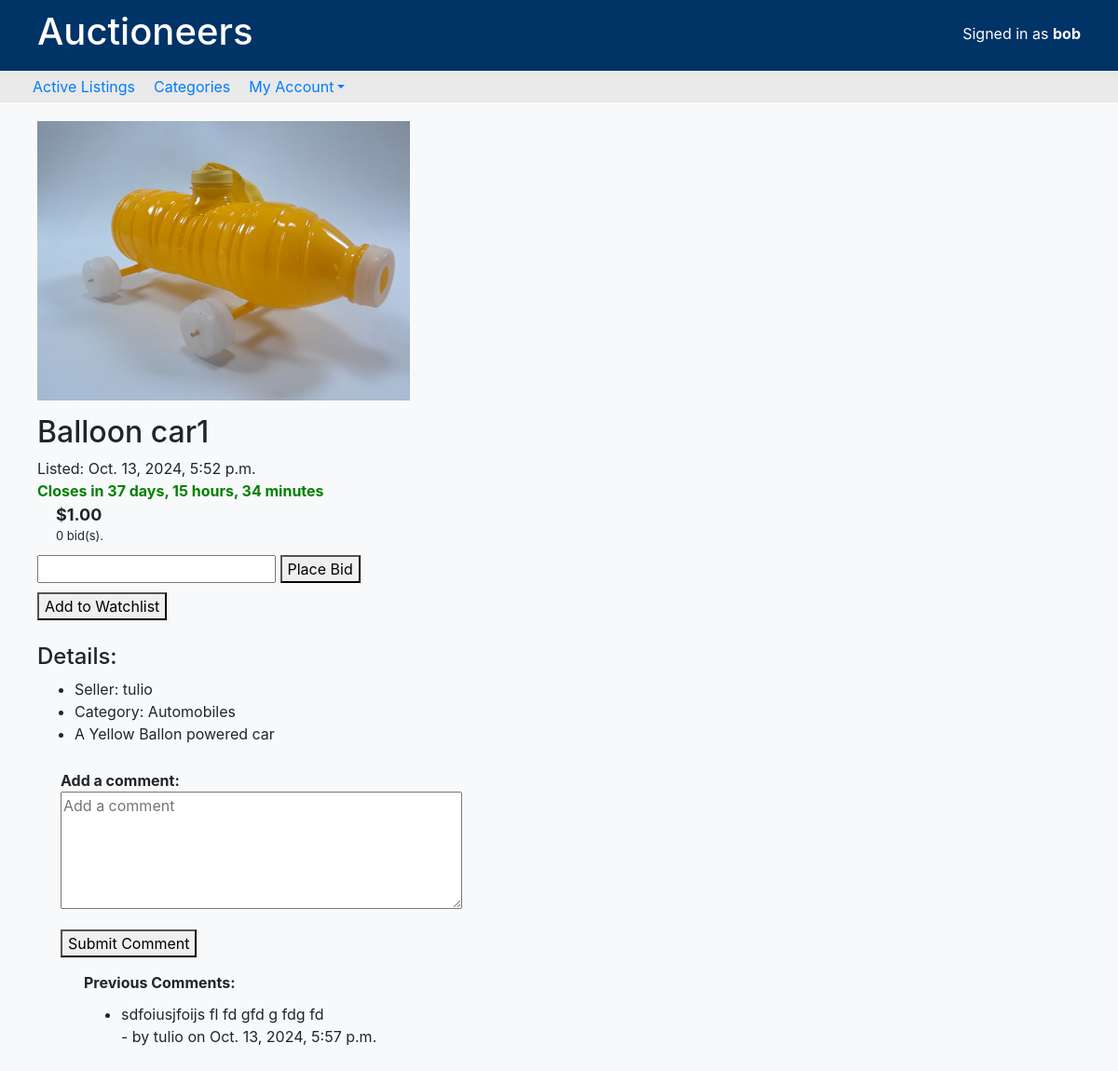
The page /item/26 (signed in) on the database its author committed.
### auctions/models.py (models this page shows, shortened)
class User(AbstractUser):
    watchlist = models.ManyToManyField(
        "Auction_Listing", related_name="watched_by", blank=True
    )
    purchases = models.ManyToManyField(
        "Auction_Listing", related_name="purchased_by", blank=True
    )

class Auction_Listing(models.Model):
    category = models.ForeignKey(
        Category, on_delete=models.PROTECT, related_name="listings"
    )
    title = models.CharField(max_length=25)
    description = models.TextField()
    image = models.FileField(
        upload_to="media/", blank=False, default="media/placeholder.jpg"
    )
    quantity = models.IntegerField()
    price = models.DecimalField(max_digits=10, decimal_places=2)
    current_bid = models.ForeignKey(
        "Bid", on_delete=models.PROTECT, related_name="listings", null=True, blank=True
    )
    seller = models.ForeignKey(User, on_delete=models.CASCADE, related_name="listings")
    timestamp = models.DateTimeField(auto_now_add=True)
    closing_time = models.DateTimeField(blank=False)
    is_open = models.BooleanField(default=True)
    comment = models.ForeignKey(
        "Comment",
        on_delete=models.SET_NULL,
        default=None,
        null=True,
        blank=True,
        related_name="comments",
    )
    def has_ended(self):
        return (
            not self.is_open or timezone.now() - timedelta(hours=4) >= self.closing_time
        )

class Category(models.Model):
    title = models.CharField(max_length=25)
    def __str__(self):
        return self.title

class Comment(models.Model):
    user = models.ForeignKey(User, on_delete=models.CASCADE, related_name="comments")
    timestamp = models.DateTimeField(auto_now_add=True)
    listing = models.ForeignKey(
        Auction_Listing, on_delete=models.CASCADE, related_name="comments"
    )
    content = models.TextField()

### auctions/views.py (the view, shortened to what this page needs)
# urls.py: path("item/<int:listing_id>", views.listing_detail, name="listing_detail"),
def listing_detail(request, listing_id):
    listing = get_object_or_404(Auction_Listing, id=listing_id)
    price = listing.price
    seller = listing.seller
    message = ""
    bids = listing.bids.count()
    comments = listing.comments.all()
    comment_form = CommentForm()
    time_remaining_message, _ = util_functions.get_time_remaining(listing.closing_time)
    if listing.has_ended() and listing.is_open:
        listing.close_auction()
    return render(
        request,
        "auctions/listing_detail.html",
        {
            "listing": listing,
            "price": price,
            "bids": bids,
            "seller": seller,
            "message": message,
            "time_remaining_message": time_remaining_message,
            "comments": comments,
            "comment_form": comment_form,
        },
    )

### auctions/forms.py
class CommentForm(forms.ModelForm):
    class Meta:
        model = Comment
        fields = ["content"]
    def __init__(self, *args, **kwargs):
        super().__init__(*args, **kwargs)
        self.fields["content"].widget.attrs.update(
            {"placeholder": "Add a comment", "rows": 5}
        )
        self.fields["content"].label = ""

### auctions/util_functions.py (called while the page is built)
def get_time_remaining(closing_time):
    now = timezone.make_aware(datetime.now())
    time_remaining = closing_time - now
    if time_remaining.total_seconds() > 0:
        days = time_remaining.days
        hours = time_remaining.seconds // 3600
        minutes = (time_remaining.seconds % 3600) // 60
        seconds = time_remaining.seconds % 60
        return get_expiration_msg((days, hours, minutes, seconds))
    else:
        return "Auction Closed", True

def get_expiration_msg(time_remaining):
    days, hours, minutes, seconds = time_remaining
    if days >= 1:
        return f"Closes in {days} days, {hours} hours, {minutes} minutes", False
    elif days == 0 and hours >= 1:
        return f"Closes in {hours} hours, {minutes} minutes", False
    elif minutes >= 30:
        return f"Closes in {minutes} minutes, {seconds} seconds.", False
    else:
        return f"Hurry - Auction closes in {minutes} minutes, {seconds} seconds!", False

### auctions/templates/auctions/listing_detail.html (shortened to what this page needs)
{% extends "auctions/layout.html" %}
{% load tz %}
{% block body %}
<div>
    <img src="{{ listing.image.url }}" alt="Listing Image" id="listing_img"
        onclick="window.open('{{ listing.image.url }}', '_blank', 'width=800', 'height=600');" style="cursor: pointer">
</div>
<div id="title">
    <h2>{{ listing.title }}</h2>
</div>
<div>Listed: {{ listing.timestamp }}</div>
<div
    id="{% if 'Hurry' in time_remaining_message %}closing_time_soon{% elif 'Auction Closed' in time_remaining_message %}closing_time_closed{% else %}closing_time_running{% endif %}">
    {{ time_remaining_message }}
</div>
<div id="price_bid_container">
    <div id="listing_price">
        ${{ listing.price }}
    </div>
    <div>
        {{ bids }} bid(s).
    </div>
</div>
<div>
    {% if user.is_authenticated and listing.seller.id != user.id and listing.is_open %}
    <form id="bid_form" action="{% url 'listing_detail' listing.id %}" method="POST">
        <input type="number" id="bid_amount" name="bid_amount" step="0.01" min="0.01" required>
        <button type="submit" name="action" value="bid">Place Bid</button>
    </form>
    <form action="{% url 'listing_detail' listing.id %}" method="POST">
        <button type="submit" name="action" value="toggle_watchlist">
            {% if listing in user.watchlist.all %}
            Remove from Watchlist
            {% else %}
            Add to Watchlist
            {% endif %}
        </button>
    </form>
    {% endif %}
</div>
</div>
<div id="details">
    <h4>Details:</h4>
    <ul>
        <li>
            Seller: {{ listing.seller }}
        </li>
        <li>
            Category: {{ listing.category }}
        </li>
        <li>
            {{ listing.description }}
        </li>
    </ul>
    <div id="comment_block">
        {% if user.is_authenticated %}
        <div>Add a comment:</div>
        <form action="{% url 'listing_detail' listing.id %}" method="POST">
            {{ comment_form.as_p }}
            <button type="submit" name="action" value="submit_comment">Submit Comment</button>
        </form>
        <div id="comments_heading">
            {% if comments %}
            Previous Comments:
            <ul>
                {% for comment in comments %}
                <li id="comments">
                    {{ comment.content }}
                    <p>
                        - by {{ comment.user.username }} on {{ comment.timestamp|localtime }}
                    </p>
                </li>
                {% endfor %}
            </ul>
            {% else %}
            <div id="comments">
                No comments yet - be the first to post a comment!
            </div>
            {% endif %}
        </div>
        {% endif %}
    </div>
</div>
{% endblock %}

### auctions/templates/auctions/layout.html (shortened to what this page needs)
{% load static %}
<!DOCTYPE html>
<html lang="en">
  <head>
    <link
      rel="stylesheet"
      href="https://stackpath.bootstrapcdn.com/bootstrap/4.4.1/css/bootstrap.min.css"
    />
    <link href="{% static 'auctions/styles.css' %}" rel="stylesheet" />
  </head>
  <body>
    <div class="container-fluid">
      <div class="row header-background">
        <div class="col-12 col-md-8">
          <h1>Auctioneers</h1>
        </div>
        <div
          class="col-12 col-md-4 d-flex justify-content-end align-items-center text-end"
        >
          {% if user.is_authenticated %}
          <div class="mb-1">
            Signed in as <strong>{{ user.username }}</strong>
          </div>
          {% endif %}
        </div>
      </div>
      <ul class="row nav">
        <li class="nav-item">
          <a class="nav-link" href="{% url 'index' %}">Active Listings</a>
        </li>
        <li class="nav-item">
          <a class="nav-link" href="{% url 'categories' %}">Categories</a>
        </li>
        {% if user.is_authenticated %}
        <li class="nav-item dropdown">
          <a href="#" class="nav-link dropdown-toggle" data-toggle="dropdown"
            >My Account</a
          >
        </li>
        {% endif %}
      </ul>
      <div id="content_block">{% block body %} {% endblock %}</div>
  </body>
</html>

### auctions/static/auctions/styles.css (style rules this page uses)
body { background-color: #f8f9fa; }
.header-background { background-color: #003366; color: white; padding: 10px 25px; }
#bid_form { margin: 10px 0px; }
.nav { margin-bottom: 20px; padding: 5px 25px; background-color: rgb(233, 233, 233); }
.nav-link { text-decoration: none; padding: 0 10px; border-radius: 5px; }
#content_block { padding: 0 25px; }
#title { margin-top: 15px; }
#details { padding: 25px; }
#comments_heading { padding: 15px 25px; }
#comment_block { padding: 10px 25px; font-weight: bold; }
#comments { font-weight: normal; margin-top: 10px; margin-bottom: 25px; }
#listing_title, #listing_description, #price_bid_container { margin-left: 20px; }
#listing_price { font-size: large; font-weight: bold; }
#price_bid_container { font-size: small; }
#listing_img { max-width: 400px; height: auto; }
#closing_time_running { font-weight: bold; color: green; }

### rows shown on the page
User: username "bob"
Auction_Listing: image (picture), title "Balloon car1", timestamp "Oct. 13, 2024, 5:52 p.m.", price "1.00", seller "tulio", category "Automobiles", description "A Yellow Ballon powered car"
Comment: content "sdfoiusjfoijs fl fd gfd g fdg fd", user.username "tulio", timestamp "Oct. 13, 2024, 5:57 p.m."

### other values the page prints
{{ time_remaining_message }} "Closes in 37 days, 15 hours, 34 minutes"
{{ bids }} "0"
